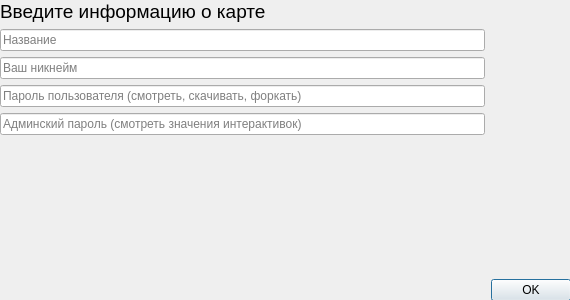
<?xml version="1.0" encoding="UTF-8"?>
<ui version="4.0">
 <class>uploadMapInfoDialog</class>
 <widget class="QDialog" name="uploadMapInfoDialog">
  <property name="geometry">
   <rect>
    <x>0</x>
    <y>0</y>
    <width>570</width>
    <height>300</height>
   </rect>
  </property>
  <property name="sizePolicy">
   <sizepolicy hsizetype="Fixed" vsizetype="Fixed">
    <horstretch>0</horstretch>
    <verstretch>0</verstretch>
   </sizepolicy>
  </property>
  <property name="minimumSize">
   <size>
    <width>570</width>
    <height>300</height>
   </size>
  </property>
  <property name="maximumSize">
   <size>
    <width>570</width>
    <height>300</height>
   </size>
  </property>
  <property name="windowTitle">
   <string>Enter some additional data</string>
  </property>
  <widget class="QWidget" name="gridLayoutWidget">
   <property name="geometry">
    <rect>
     <x>0</x>
     <y>0</y>
     <width>571</width>
     <height>301</height>
    </rect>
   </property>
   <layout class="QGridLayout" name="gridLayout" rowstretch="0,0,0,0,0,0,0">
    <item row="6" column="1">
     <widget class="QPushButton" name="okButton">
      <property name="text">
       <string>OK</string>
      </property>
     </widget>
    </item>
    <item row="5" column="1">
     <spacer name="verticalSpacer">
      <property name="orientation">
       <enum>Qt::Vertical</enum>
      </property>
      <property name="sizeHint" stdset="0">
       <size>
        <width>20</width>
        <height>40</height>
       </size>
      </property>
     </spacer>
    </item>
    <item row="6" column="0">
     <spacer name="horizontalSpacer">
      <property name="orientation">
       <enum>Qt::Horizontal</enum>
      </property>
      <property name="sizeHint" stdset="0">
       <size>
        <width>40</width>
        <height>20</height>
       </size>
      </property>
     </spacer>
    </item>
    <item row="2" column="0">
     <widget class="QLineEdit" name="nicknameLineEdit">
      <property name="placeholderText">
       <string>Ваш никнейм</string>
      </property>
     </widget>
    </item>
    <item row="4" column="0">
     <widget class="QLineEdit" name="adminPassLineEdit">
      <property name="placeholderText">
       <string>Админский пароль (смотреть значения интерактивок)</string>
      </property>
     </widget>
    </item>
    <item row="3" column="0">
     <widget class="QLineEdit" name="userPassLineEdit">
      <property name="placeholderText">
       <string>Пароль пользователя (смотреть, скачивать, форкать)</string>
      </property>
     </widget>
    </item>
    <item row="1" column="0">
     <widget class="QLineEdit" name="mapTitleLineEdit">
      <property name="placeholderText">
       <string>Название</string>
      </property>
     </widget>
    </item>
    <item row="0" column="0" colspan="2">
     <widget class="QLabel" name="label">
      <property name="font">
       <font>
        <pointsize>14</pointsize>
       </font>
      </property>
      <property name="text">
       <string>Введите информацию о карте</string>
      </property>
     </widget>
    </item>
   </layout>
  </widget>
 </widget>
 <resources/>
 <connections/>
</ui>
